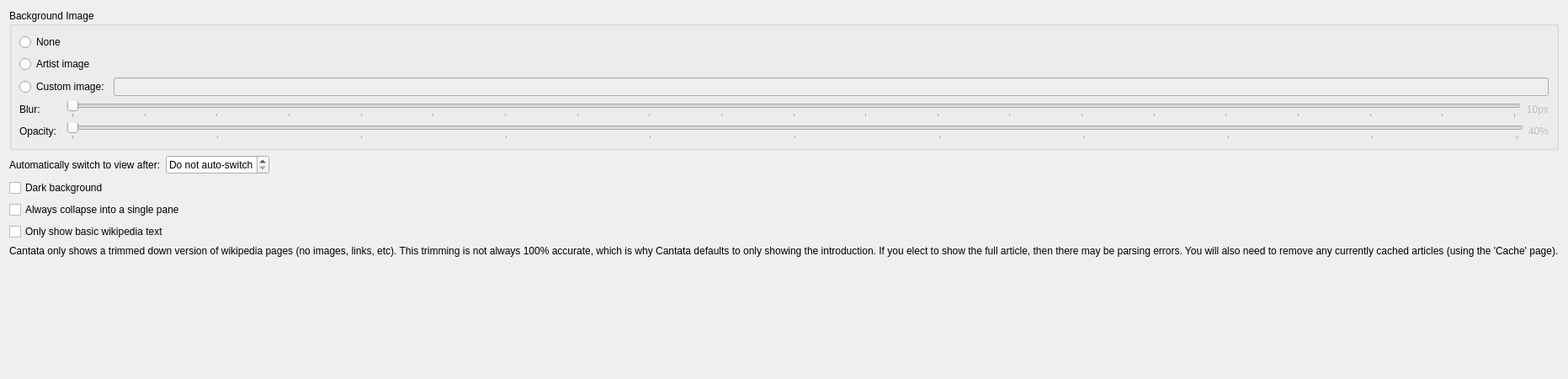
<?xml version="1.0" encoding="UTF-8"?>
<ui version="4.0">
 <class>OtherSettings</class>
 <widget class="QWidget" name="OtherSettings">
  <property name="geometry">
   <rect>
    <x>0</x>
    <y>0</y>
    <width>658</width>
    <height>450</height>
   </rect>
  </property>
  <layout class="QFormLayout" name="formLayout">
   <property name="fieldGrowthPolicy">
    <enum>QFormLayout::ExpandingFieldsGrow</enum>
   </property>
   <item row="0" column="0" colspan="2">
    <widget class="QGroupBox" name="groupBox">
     <property name="sizePolicy">
      <sizepolicy hsizetype="MinimumExpanding" vsizetype="Preferred">
       <horstretch>0</horstretch>
       <verstretch>0</verstretch>
      </sizepolicy>
     </property>
     <property name="title">
      <string>Background Image</string>
     </property>
     <layout class="QGridLayout" name="gridLayout">
      <item row="0" column="0" colspan="3">
       <widget class="QRadioButton" name="contextBackdrop_none">
        <property name="text">
         <string>None</string>
        </property>
       </widget>
      </item>
      <item row="1" column="0" colspan="3">
       <widget class="QRadioButton" name="contextBackdrop_artist">
        <property name="text">
         <string>Artist image</string>
        </property>
       </widget>
      </item>
      <item row="2" column="0" colspan="2">
       <widget class="QRadioButton" name="contextBackdrop_custom">
        <property name="text">
         <string>Custom image:</string>
        </property>
       </widget>
      </item>
      <item row="2" column="2">
       <widget class="PathRequester" name="contextBackdropFile">
        <property name="enabled">
         <bool>false</bool>
        </property>
        <property name="sizePolicy">
         <sizepolicy hsizetype="MinimumExpanding" vsizetype="Fixed">
          <horstretch>0</horstretch>
          <verstretch>0</verstretch>
         </sizepolicy>
        </property>
       </widget>
      </item>
      <item row="3" column="0">
       <widget class="QLabel" name="label_4b">
        <property name="text">
         <string>Blur:</string>
        </property>
       </widget>
      </item>
      <item row="3" column="1" colspan="2">
       <layout class="QHBoxLayout" name="contextBackdropBlurLayout">
        <property name="margin">
         <number>0</number>
        </property>
        <item>
         <widget class="QSlider" name="contextBackdropBlur">
          <property name="enabled">
           <bool>false</bool>
          </property>
          <property name="maximum">
           <number>20</number>
          </property>
          <property name="pageStep">
           <number>1</number>
          </property>
          <property name="orientation">
           <enum>Qt::Horizontal</enum>
          </property>
          <property name="tickPosition">
           <enum>QSlider::TicksBelow</enum>
          </property>
          <property name="tickInterval">
           <number>1</number>
          </property>
         </widget>
        </item>
        <item>
         <widget class="QLabel" name="contextBackdropBlurLabel">
          <property name="enabled">
           <bool>false</bool>
          </property>
          <property name="text">
           <string>10px</string>
          </property>
          <property name="alignment">
           <set>Qt::AlignRight|Qt::AlignTrailing|Qt::AlignVCenter</set>
          </property>
         </widget>
        </item>
       </layout>
      </item>
      <item row="4" column="0">
       <widget class="QLabel" name="label_4">
        <property name="text">
         <string>Opacity:</string>
        </property>
       </widget>
      </item>
      <item row="4" column="1" colspan="2">
       <layout class="QHBoxLayout" name="contextBackdropOpacityLayout">
        <property name="margin">
         <number>0</number>
        </property>
        <item>
         <widget class="QSlider" name="contextBackdropOpacity">
          <property name="enabled">
           <bool>false</bool>
          </property>
          <property name="maximum">
           <number>100</number>
          </property>
          <property name="pageStep">
           <number>10</number>
          </property>
          <property name="orientation">
           <enum>Qt::Horizontal</enum>
          </property>
          <property name="tickPosition">
           <enum>QSlider::TicksBelow</enum>
          </property>
          <property name="tickInterval">
           <number>10</number>
          </property>
         </widget>
        </item>
        <item>
         <widget class="QLabel" name="contextBackdropOpacityLabel">
          <property name="enabled">
           <bool>false</bool>
          </property>
          <property name="text">
           <string>40%</string>
          </property>
          <property name="alignment">
           <set>Qt::AlignRight|Qt::AlignTrailing|Qt::AlignVCenter</set>
          </property>
         </widget>
        </item>
       </layout>
      </item>
     </layout>
    </widget>
   </item>
   <item row="1" column="0">
    <widget class="BuddyLabel" name="contextSwitchTimeLabel">
     <property name="text">
      <string>Automatically switch to view after:</string>
     </property>
     <property name="buddy">
      <cstring>contextSwitchTime</cstring>
     </property>
    </widget>
   </item>
   <item row="1" column="1">
    <widget class="QSpinBox" name="contextSwitchTime">
     <property name="specialValueText">
      <string>Do not auto-switch</string>
     </property>
     <property name="suffix">
      <string> ms</string>
     </property>
     <property name="maximum">
      <number>5000</number>
     </property>
     <property name="singleStep">
      <number>500</number>
     </property>
    </widget>
   </item>
   <item row="2" column="0" colspan="2">
    <widget class="QCheckBox" name="contextDarkBackground">
     <property name="text">
      <string>Dark background</string>
     </property>
     <property name="toolTip">
      <string>Darken background, and use white text, regardless of current color palette.</string>
     </property>
    </widget>
   </item>
   <item row="3" column="0" colspan="2">
    <widget class="QCheckBox" name="contextAlwaysCollapsed">
     <property name="text">
      <string>Always collapse into a single pane</string>
     </property>
     <property name="toolTip">
      <string>Only show 'Artist', 'Album', or 'Track' even if sufficient width to show all three.</string>
     </property>
    </widget>
   </item>
   <item row="4" column="0" colspan="2">
    <widget class="QCheckBox" name="wikipediaIntroOnly">
     <property name="text">
      <string>Only show basic wikipedia text</string>
     </property>
    </widget>
   </item>
   <item row="5" column="0" colspan="2">
    <widget class="NoteLabel" name="wikipediaIntroOnlyNote">
     <property name="text">
      <string>Cantata only shows a trimmed down version of wikipedia pages (no images, links, etc). This trimming is not always 100% accurate, which is why Cantata defaults to only showing the introduction. If you elect to show the full article, then there may be parsing errors. You will also need to remove any currently cached articles (using the 'Cache' page).</string>
     </property>
    </widget>
   </item>
   <item row="6" column="1">
    <spacer name="verticalSpacer_2">
     <property name="orientation">
      <enum>Qt::Vertical</enum>
     </property>
     <property name="sizeType">
      <enum>QSizePolicy::MinimumExpanding</enum>
     </property>
     <property name="sizeHint" stdset="0">
      <size>
       <width>20</width>
       <height>8</height>
      </size>
     </property>
    </spacer>
   </item>
  </layout>
 </widget>
 <customwidgets>
 <customwidget>
  <class>BuddyLabel</class>
  <extends>QLabel</extends>
  <header>support/buddylabel.h</header>
 </customwidget>
  <customwidget>
   <class>NoteLabel</class>
   <extends>QLabel</extends>
   <header>widgets/notelabel.h</header>
  </customwidget>
  <customwidget>
   <class>PathRequester</class>
   <extends>QLineEdit</extends>
   <header>support/pathrequester.h</header>
   <container>1</container>
  </customwidget>
 </customwidgets>
 <resources/>
 <connections>
  <connection>
   <sender>contextBackdrop_custom</sender>
   <signal>toggled(bool)</signal>
   <receiver>contextBackdropFile</receiver>
   <slot>setEnabled(bool)</slot>
   <hints>
    <hint type="sourcelabel">
     <x>80</x>
     <y>90</y>
    </hint>
    <hint type="destinationlabel">
     <x>172</x>
     <y>92</y>
    </hint>
   </hints>
  </connection>
 </connections>
</ui>
